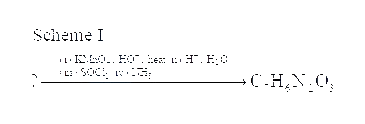
#> input picture assets/qx-figures/amides-prep/qx-amide-0f2d5fe8f036.png, 365 x 124 px
$ python -i rebuild_amides_figures.py   (imports and definitions only)
#> lines starting #> are read from the running program, lines starting #| are printed output that depends on the picture
#> further down, picture is the input picture: PIL image 365x124 RGB; mean R, G, B 250.7, 250.7, 250.8
# -*- coding: utf-8 -*-
"""
Rebuild JEE Advanced → Chemistry → Amines → Preparation and Properties of Amides
figures as clean local assets (no MARKS watermark), neat crop + padding.

Uses nuclear ink-preserve bleach (same as live proxy v15/v16), then wires
assets into data/qx_figure_overrides.json and patches data/banks/jee_advanced.json.

Usage:
  python scripts/rebuild_amides_figures.py
"""
from __future__ import annotations

import hashlib
import json
import re
import urllib.request
from pathlib import Path

import numpy as np
from PIL import Image

ROOT = Path(__file__).resolve().parents[1]
SCAN = ROOT / "scripts" / "_amides_figs.json"
OUT_DIR = ROOT / "assets" / "qx-figures" / "amides-prep"
SRC_DIR = ROOT / "assets" / "diagrams" / "amides-src"
MANIFEST = ROOT / "data" / "qx_amides_prep_figure_manifest.json"
OVERRIDES = ROOT / "data" / "qx_figure_overrides.json"
BANK = ROOT / "data" / "banks" / "jee_advanced.json"
PREFIX = "qx-amide"
CDN = "https://cdn-question-pool.getmarks.app/"


def fix_url(url: str) -> str:
    return re.sub(r"https?://\.app/", CDN, str(url or ""), flags=re.I)


def short_id(url: str) -> str:
    return hashlib.sha1(fix_url(url).encode("utf-8")).hexdigest()[:12]


# [46 lines left out: functions download, nuclear_clean, not called in this run]


def neat_layout(rgb: Image.Image, pad: int = 28) -> Image.Image:
    """Tight crop content + uniform white padding for exam-neat arrangement."""
#> called with pad = 28
    a = np.asarray(rgb)
    lum = 0.299 * a[:, :, 0] + 0.587 * a[:, :, 1] + 0.114 * a[:, :, 2]
    ys, xs = np.where(lum < 248)
#> ys = 835 values from 29 to 91; xs = 835 values, max 332 at index 800, min 32 at index 429, mean 150
    if len(xs) < 20:
        return rgb
    x0, x1 = max(0, int(xs.min()) - 4), min(rgb.width, int(xs.max()) + 5)
#> x0 = 28; x1 = 337
    y0, y1 = max(0, int(ys.min()) - 4), min(rgb.height, int(ys.max()) + 5)
#> y0 = 25; y1 = 96
    crop = rgb.crop((x0, y0, x1, y1))
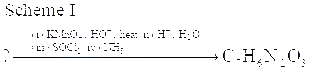
#> crop: PIL image 309x71 RGB; mean R, G, B 246, 246.1, 246.3
    # pad
    w, h = crop.size
#> w = 309; h = 71
    canvas = Image.new("RGB", (w + pad * 2, h + pad * 2), (255, 255, 255))
#> canvas: PIL image 365x127 RGB; every value is 255
    canvas.paste(crop, (pad, pad))
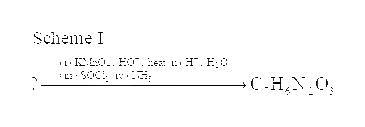
#> canvas: PIL image 365x127 RGB; mean R, G, B 250.8, 250.8, 250.9
    # scale if tiny or huge for readable display
    mw, mh = canvas.size
#> mw = 365; mh = 127
    max_side = max(mw, mh)
#> max_side = 365
    if max_side > 1400:
        scale = 1400 / max_side
        canvas = canvas.resize((int(mw * scale), int(mh * scale)), Image.Resampling.LANCZOS)
    elif max_side < 320:
        scale = 420 / max_side
        canvas = canvas.resize((int(mw * scale), int(mh * scale)), Image.Resampling.LANCZOS)
    return canvas


# [103 lines left out: functions process_one, update_overrides, patch_bank, main, not called in this run]


# [2 lines not run here, left out]

>>> from PIL import Image
>>> picture = Image.open('../assets/qx-figures/amides-prep/qx-amide-0f2d5fe8f036.png')
>>> result = neat_layout(picture)

$ run again, on assets/qx-figures/amides-prep/qx-amide-903a1ccd7f61.png
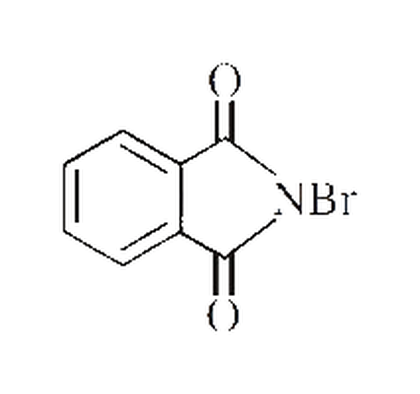
#> input picture assets/qx-figures/amides-prep/qx-amide-903a1ccd7f61.png, 420 x 394 px
#> picture is the input picture: PIL image 420x394 RGB; mean R, G, B 248.7, 248.7, 248.7
#> ys = 7310 values from 59 to 332; xs = 7310 values, max 357 at index 3362, min 59 at index 2416, mean 196.7
#> x0 = 55; x1 = 362
#> y0 = 55; y1 = 337
#> in neat_layout, `crop = rgb.crop((x0, y0, x1, y1))`:
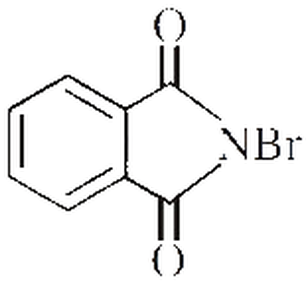
#> crop: PIL image 307x282 RGB; mean R, G, B 243, 243, 243
#> in neat_layout, `canvas.paste(crop, (pad, pad))`:
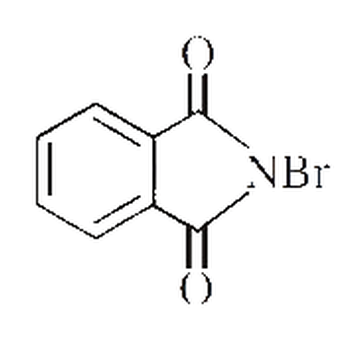
#> canvas: PIL image 363x338 RGB; mean R, G, B 246.6, 246.5, 246.5

$ run again, on assets/qx-figures/amides-prep/qx-amide-e1d3666a6b01.png
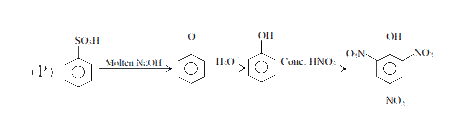
#> input picture assets/qx-figures/amides-prep/qx-amide-e1d3666a6b01.png, 465 x 138 px
#> picture is the input picture: PIL image 465x138 RGB; mean R, G, B 251.7, 251.7, 251.8
#> ys = 1384 values from 32 to 105; xs = 1384 values, max 432 at index 329, min 32 at index 1147, mean 240.9
#> x0 = 28; x1 = 437
#> y0 = 28; y1 = 110
#> in neat_layout, `crop = rgb.crop((x0, y0, x1, y1))`:
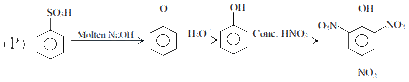
#> crop: PIL image 409x82 RGB; mean R, G, B 248.7, 248.8, 249
#> canvas: PIL image 465x138 RGB; every value is 255

$ run again, on assets/qx-figures/amides-prep/qx-amide-ea00218460d7.png
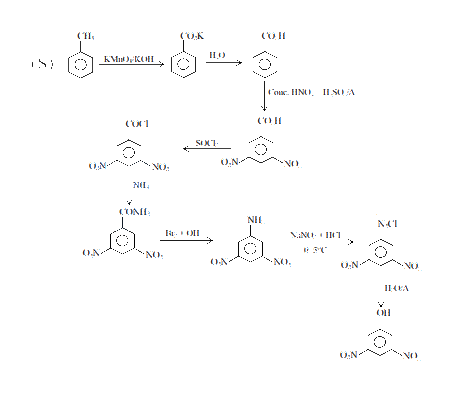
#> input picture assets/qx-figures/amides-prep/qx-amide-ea00218460d7.png, 454 x 393 px
#> picture is the input picture: PIL image 454x393 RGB; mean R, G, B 252.4, 252.4, 252.4
#> ys = 3299 values from 32 to 360; xs = 3299 values, max 421 at index 2969, min 32 at index 564, mean 233.2
#> x0 = 28; x1 = 426
#> y0 = 28; y1 = 365
#> in neat_layout, `crop = rgb.crop((x0, y0, x1, y1))`:
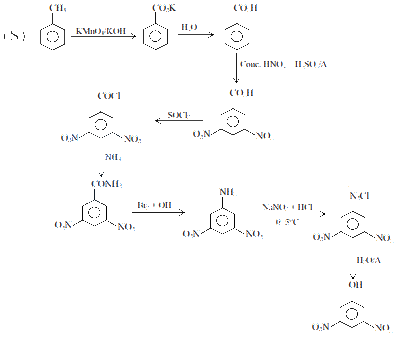
#> crop: PIL image 398x337 RGB; mean R, G, B 251.5, 251.5, 251.6
#> canvas: PIL image 454x393 RGB; every value is 255
